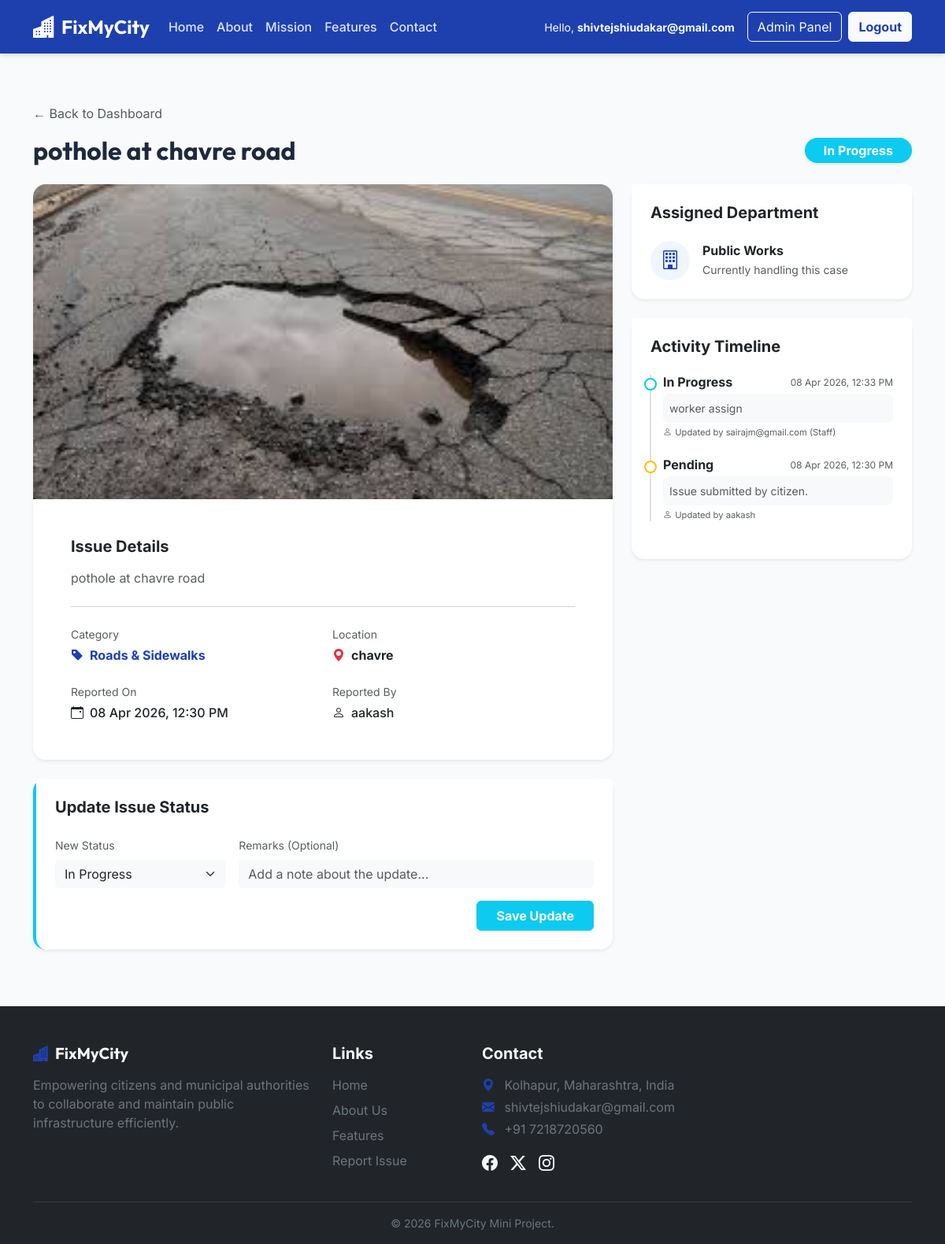
Screenshot of /issue/6 (signed in) with the database file from the repository.
### tables this page shows
CREATE TABLE issues (
            id INTEGER PRIMARY KEY AUTOINCREMENT,
            user_id INTEGER NOT NULL,
            title VARCHAR(150) NOT NULL,
            category VARCHAR(50) NOT NULL,
            location_desc TEXT NOT NULL,
            latitude REAL,
            longitude REAL,
            description TEXT,
            image_path VARCHAR(255),
            status TEXT CHECK(status IN ('Pending', 'In Progress', 'Resolved', 'Rejected')) DEFAULT 'Pending',
            department_id INTEGER,
            created_at TIMESTAMP DEFAULT CURRENT_TIMESTAMP,
            updated_at TIMESTAMP DEFAULT CURRENT_TIMESTAMP,
            FOREIGN KEY (user_id) REFERENCES users(id) ON DELETE CASCADE,
            FOREIGN KEY (department_id) REFERENCES departments(id) ON DELETE SET NULL
        );

CREATE TABLE users (
            id INTEGER PRIMARY KEY AUTOINCREMENT,
            username VARCHAR(50) NOT NULL UNIQUE,
            email VARCHAR(100) NOT NULL UNIQUE,
            password_hash VARCHAR(255) NOT NULL,
            role TEXT CHECK(role IN ('citizen', 'staff', 'admin')) DEFAULT 'citizen',
            department_id INTEGER,
            full_name VARCHAR(100),
            phone VARCHAR(20),
            created_at TIMESTAMP DEFAULT CURRENT_TIMESTAMP,
            FOREIGN KEY (department_id) REFERENCES departments(id) ON DELETE SET NULL
        );

CREATE TABLE departments (
            id INTEGER PRIMARY KEY AUTOINCREMENT,
            name VARCHAR(100) NOT NULL,
            description TEXT,
            created_at TIMESTAMP DEFAULT CURRENT_TIMESTAMP
        );

CREATE TABLE status_updates (
            id INTEGER PRIMARY KEY AUTOINCREMENT,
            issue_id INTEGER NOT NULL,
            user_id INTEGER NOT NULL,
            status VARCHAR(50) NOT NULL,
            remarks TEXT,
            created_at TIMESTAMP DEFAULT CURRENT_TIMESTAMP,
            FOREIGN KEY (issue_id) REFERENCES issues(id) ON DELETE CASCADE,
            FOREIGN KEY (user_id) REFERENCES users(id) ON DELETE CASCADE
        );

### app.py (the view)
@app.route('/issue/<int:issue_id>')
@login_required
def view_issue(issue_id):
    conn = get_db_connection()
    issue = conn.execute(
        '''SELECT i.*, u.username as reporter_name, d.name as department_name
           FROM issues i
           JOIN users u ON i.user_id = u.id
           LEFT JOIN departments d ON i.department_id = d.id
           WHERE i.id = ?''',
        (issue_id,)
    ).fetchone()
    if not issue:
        flash('Issue not found.', 'danger')
        conn.close()
        return redirect(url_for('index'))
    if session.get('role') == 'citizen' and issue['user_id'] != session['user_id']:
        flash('You do not have permission to view this issue.', 'danger')
        conn.close()
        return redirect(url_for('citizen_dashboard'))
    updates = conn.execute(
        '''SELECT s.*, u.username, u.role
           FROM status_updates s
           JOIN users u ON s.user_id = u.id
           WHERE s.issue_id = ?
           ORDER BY s.created_at DESC''',
        (issue_id,)
    ).fetchall()
    conn.close()
    issue = dict(issue)
    issue['created_at'] = convert_to_ist(issue['created_at'])
    if issue.get('updated_at'):
        issue['updated_at'] = convert_to_ist(issue['updated_at'])
    updates = [dict(update) for update in updates]
    for update in updates:
        update['created_at'] = convert_to_ist(update['created_at'])
    return render_template('view_issue.html', issue=issue, updates=updates)

### app.py (called while the page is built)
def convert_to_ist(utc_time):
    if not utc_time:
        return utc_time
    utc = pytz.utc
    ist = pytz.timezone("Asia/Kolkata")
    if isinstance(utc_time, str):
        utc_dt = dt.strptime(utc_time, "%Y-%m-%d %H:%M:%S")
    else:
        utc_dt = utc_time
    utc_dt = utc.localize(utc_dt)
    ist_dt = utc_dt.astimezone(ist)
    return ist_dt.strftime("%d %b %Y, %I:%M %p")

@app.context_processor
def inject_user():
    user = None
    if 'user_id' in session:
        conn = get_db_connection()
        user = conn.execute('SELECT * FROM users WHERE id = ?', (session['user_id'],)).fetchone()
        conn.close()
    return dict(current_user=user)

def login_required(f):
    @wraps(f)
    def decorated_function(*args, **kwargs):
        if 'user_id' not in session:
            flash('Please log in to access this page.', 'warning')
            return redirect(url_for('login', next=request.url))
        return f(*args, **kwargs)
    return decorated_function

### database.py (called while the page is built)
def get_db_connection():
    conn = sqlite3.connect(Config.DB_PATH)
    conn.row_factory = sqlite3.Row
    return conn

### templates/view_issue.html (shortened to what this page needs)
{% extends 'base.html' %}
{% block content %}
<div class="container py-5">
    <div class="mb-4">
        <a href="
            {% if session.role == 'admin' %}{{ url_for('admin_dashboard') }}
            {% elif session.role == 'staff' %}{{ url_for('staff_dashboard') }}
            {% else %}{{ url_for('citizen_dashboard') }}{% endif %}
        " class="text-decoration-none text-muted mb-3 d-inline-block hover-lift">&larr; Back to Dashboard</a>
        <div class="d-flex justify-content-between align-items-center">
            <h2 class="fw-bold font-outfit mb-0 text-truncate me-3">{{ issue.title }}</h2>
            <span class="badge fs-6
                {% if issue.status == 'Pending' %}bg-warning text-dark
                {% elif issue.status == 'In Progress' %}bg-info text-white
                {% elif issue.status == 'Resolved' %}bg-success text-white
                {% elif issue.status == 'Rejected' %}bg-danger text-white
                {% endif %} rounded-pill px-4 py-2 shadow-sm">
                {{ issue.status }}
            </span>
        </div>
    </div>
    <div class="row g-4">
        <div class="col-lg-8">
            <div class="card border-0 shadow-sm rounded-4 overflow-hidden mb-4">
                {% if issue.image_path %}
                <img src="{{ url_for('static', filename='uploads/' + issue.image_path) }}" class="card-img-top w-100"
                    alt="Issue Evidence" style="max-height: 400px; object-fit: cover;">
                {% else %}
                <div class="bg-light d-flex flex-column align-items-center justify-content-center border-bottom text-muted"
                    style="height: 250px;">
                    <i class="bi bi-image-alt fs-1 mb-2 opacity-50"></i>
                    <p class="mb-0">No image provided</p>
                </div>
                {% endif %}
                <div class="card-body p-4 p-md-5">
                    <h5 class="fw-bold mb-3">Issue Details</h5>
                    <p class="text-muted" style="white-space: pre-wrap;">{{ issue.description }}</p>
                    <hr class="my-4 text-muted opacity-25">
                    <div class="row g-4">
                        <div class="col-sm-6">
                            <p class="text-muted small mb-1">Category</p>
                            <p class="fw-bold mb-0 text-primary-custom"><i class="bi bi-tag-fill me-2"></i>{{
                                issue.category }}</p>
                        </div>
                        <div class="col-sm-6">
                            <p class="text-muted small mb-1">Location</p>
                            <p class="fw-bold mb-0"><i class="bi bi-geo-alt-fill me-2 text-danger"></i>{{
                                issue.location_desc }}</p>
                        </div>
                        <div class="col-sm-6">
                            <p class="text-muted small mb-1">Reported On</p>
                            <p class="fw-medium mb-0"><i class="bi bi-calendar-event me-2"></i>{{ issue.created_at
                                }}</p>
                        </div>
                        <div class="col-sm-6">
                            <p class="text-muted small mb-1">Reported By</p>
                            <p class="fw-medium mb-0"><i class="bi bi-person me-2"></i>{{ issue.reporter_name }}</p>
                        </div>
                    </div>
                </div>
            </div>
            {% if session.role in ['staff', 'admin'] %}
            <div class="card border-0 shadow-sm rounded-4 mb-4 border-start border-4 border-info">
                <div class="card-header bg-white p-4 border-0">
                    <h5 class="fw-bold mb-0">Update Issue Status</h5>
                </div>
                <div class="card-body p-4 pt-0">
                    <form action="{{ url_for('update_issue_status', issue_id=issue.id) }}" method="POST">
                        <div class="row g-3">
                            <div class="col-md-4">
                                <label for="status" class="form-label small text-muted">New Status</label>
                                <select class="form-select bg-light border-0" id="status" name="status" required>
                                    <option value="In Progress" {% if issue.status=='In Progress' %}selected{% endif %}>
                                        In Progress</option>
                                </select>
                            </div>
                            <div class="col-md-8">
                                <label for="remarks" class="form-label small text-muted">Remarks (Optional)</label>
                                <input type="text" class="form-control bg-light border-0" id="remarks" name="remarks"
                                    placeholder="Add a note about the update...">
                            </div>
                            <div class="col-12 mt-3 text-end">
                                <button type="submit" class="btn btn-info text-white fw-bold shadow-sm px-4">Save
                                    Update</button>
                            </div>
                        </div>
                    </form>
                </div>
            </div>
            {% endif %}
        </div>
        <div class="col-lg-4">
            <div class="card border-0 shadow-sm rounded-4 mb-4">
                <div class="card-header bg-white p-4 border-0 pb-0">
                    <h5 class="fw-bold mb-0">Assigned Department</h5>
                </div>
                <div class="card-body p-4">
                    {% if issue.department_name %}
                    <div class="d-flex align-items-center">
                        <div class="bg-primary-light text-primary-custom rounded-circle p-3 me-3 d-flex justify-content-center align-items-center"
                            style="width: 50px; height: 50px;">
                            <i class="bi bi-building fs-4"></i>
                        </div>
                        <div>
                            <h6 class="fw-bold mb-1">{{ issue.department_name }}</h6>
                            <p class="text-muted small mb-0">Currently handling this case</p>
                        </div>
                    </div>
                    {% else %}
                    <div class="text-muted small"><i class="bi bi-clock-history me-2"></i>Awaiting categorization and
                        assignment.</div>
                    {% endif %}
                </div>
            </div>
            <div class="card border-0 shadow-sm rounded-4">
                <div class="card-header bg-white p-4 border-0 pb-2">
                    <h5 class="fw-bold mb-0">Activity Timeline</h5>
                </div>
                <div class="card-body p-4 pt-0">
                    <div class="position-relative ms-3 mt-3">
                        <div class="position-absolute h-100 border-start border-2 border-primary-light"
                            style="left: -1rem; top: 0; transform: translateX(-50%);"></div>
                        {% for update in updates %}
                        <div class="position-relative mb-4">
                            <div class="position-absolute bg-white border border-2
                                {% if update.status == 'Pending' %}border-warning
                                {% elif update.status == 'In Progress' %}border-info
                                {% elif update.status == 'Resolved' %}border-success
                                {% elif update.status == 'Rejected' %}border-danger
                                {% else %}border-primary-custom{% endif %}
                                rounded-circle"
                                style="width: 1rem; height: 1rem; left: -1rem; top: 0.2rem; transform: translateX(-50%);">
                            </div>
                            <div>
                                <div class="d-flex justify-content-between align-items-center mb-1">
                                    <h6 class="fw-bold mb-0">{{ update.status }}</h6>
                                    <small class="text-muted" style="font-size: 0.75rem;">{{ update.created_at
                                        }}</small>
                                </div>
                                {% if update.remarks and update.remarks != '' %}
                                <p class="text-muted small mb-1 bg-light p-2 rounded-3">{{ update.remarks }}</p>
                                {% endif %}
                                <p class="text-muted small mb-0" style="font-size: 0.7rem;"><i
                                        class="bi bi-person me-1"></i>Updated by {{ update.username }}
                                    {% if update.role in ['staff', 'admin'] %}({{ update.role|capitalize }}){% endif %}
                                </p>
                            </div>
                        </div>
                        {% endfor %}
                    </div>
                </div>
            </div>
        </div>
    </div>
</div>
{% endblock %}

### static/css/style.css (style rules this page uses)
:root { --fmc-primary: #1e40af; --fmc-primary-light: #eff6ff; --fmc-secondary: #3b82f6; --fmc-accent: #f59e0b; --fmc-dark: #1e293b; --fmc-light: #f8fafc; --fmc-success: #10b981; --fmc-success-light: #ecfdf5; --fmc-warning: #f59e0b; --fmc-warning-light: #fffbeb; --fmc-info: #0ea5e9; --fmc-info-light: #f0f9ff; --fmc-danger: #ef4444; }
body { font-family: 'Inter', sans-serif; background-color: var(--fmc-light); color: var(--fmc-dark); }
.font-outfit { font-family: 'Outfit', sans-serif; }
.text-primary-custom { color: var(--fmc-primary) !important; }
.bg-primary-light { background-color: var(--fmc-primary-light) !important; }
.hover-lift { transition: transform 0.3s ease, box-shadow 0.3s ease; }

### rows the page displays
issues: title "pothole at chavre road", status "In Progress", image_path (picture), description "pothole at chavre road", category "Roads & Sidewalks", location_desc "chavre"
users: reporter_name "aakash"
departments: department_name "Public Works"
status_updates: status "In Progress", created_at "08 Apr 2026, 12:33 PM", remarks "worker assign", username "sairajm@gmail.com", role "Staff"
status_updates: status "Pending", created_at "08 Apr 2026, 12:30 PM", remarks "Issue submitted by citizen.", username "aakash"

### other values shown
{{ session.get('username') }} "shivtejshiudakar@gmail.com"
{{ issue.created_at }} "08 Apr 2026, 12:30 PM"
{{ range(2023, 2027) | last }} "2026"
